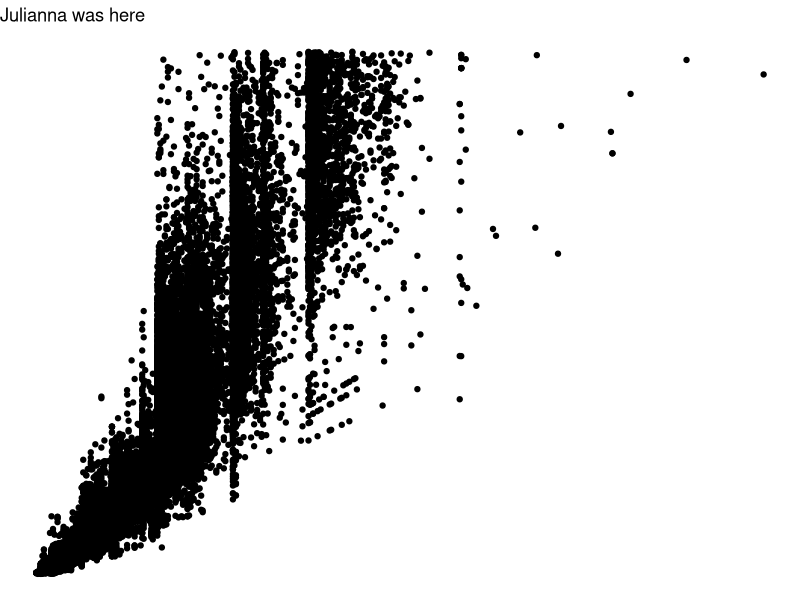
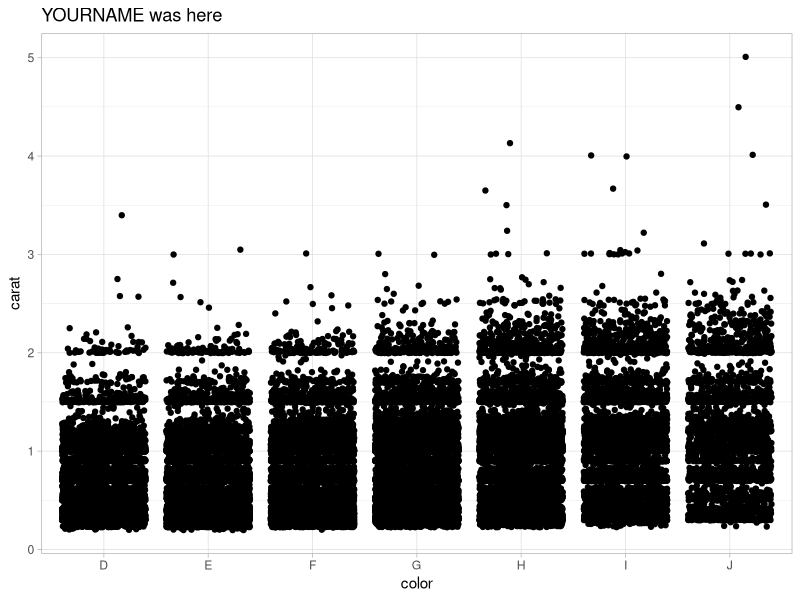
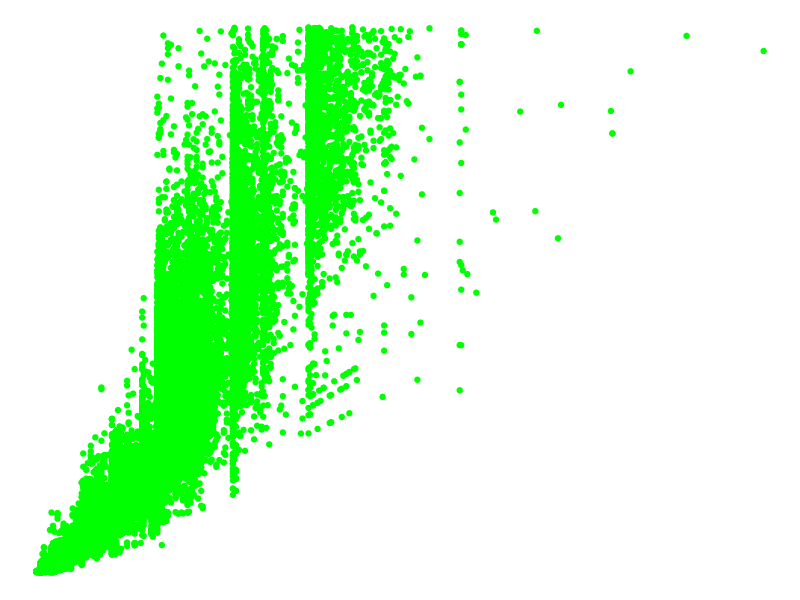
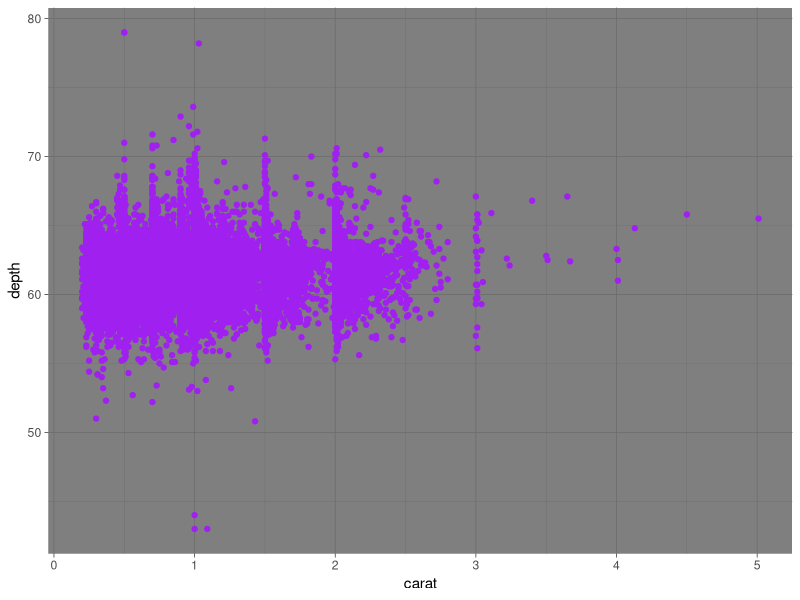

R code for these plots, in order:
## ---- chunk 1
knitr::opts_chunk$set(echo = TRUE)
library(tidyverse)
## ---- chunk 2
# Partner 1: 
# Run the code below to see the original graph
# Change the code below to make the point color change based on 'cut', and update the theme to theme_bw(). Update the title to include your first name. 

ggplot(data = diamonds, aes(x = carat, y = price)) +
  geom_point() +
  theme_void() +
  labs(title = "Julianna was here")
## ---- chunk 3
# Partner 2: 
# Run the code below to see the original graph
# Change the code below to make the geom a geom_jitter, and update the theme to theme_light. Update the title to include your first name. 

ggplot(data = diamonds, aes(x = color, y = carat)) +
  geom_jitter() +
  theme_light() +
  labs(title = "YOURNAME was here")
## ---- chunk 4



ggplot(data = diamonds, aes(x = carat, y = price)) +
  geom_point(color = "green") +
  theme_void()

## ---- chunk 5
ggplot(data = diamonds, aes(x = carat, y = depth)) +
  geom_point(color = "purple") +
  theme_dark()

